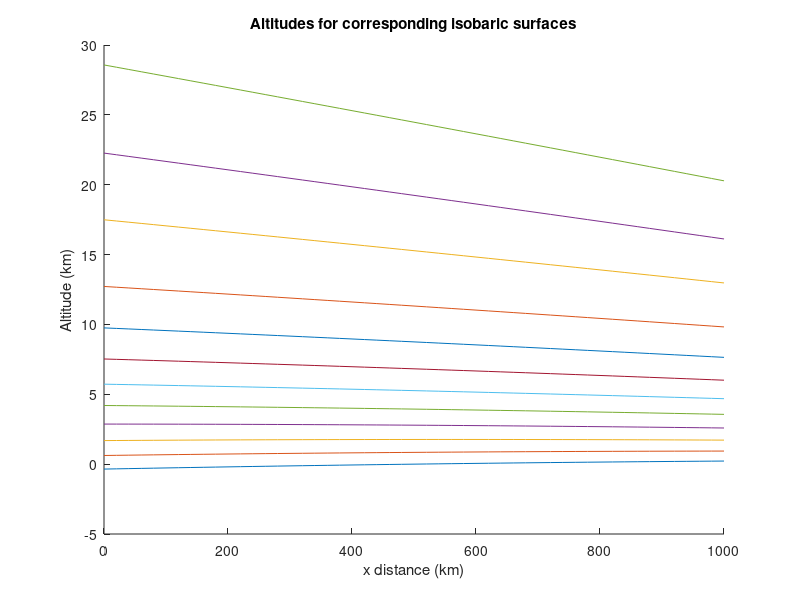

Source code (MATLAB):
clear all
close all
%% Inputs
%xkm = linspace(0,1000,1000);
%zkm = linspace(0,30,1000);
xkm = 0:20:1000;
zkm = 0:1:30;
dx = 20;
dz = 1;
pi_top = 2;
eta_c = 0.3;
a = 0.0293;
P = [100 90 80 70 60 50 40 30 20 10 5 2];
%P = P.';
%% Temperature
%This loop creates a [31,51] matrix where each row represents the
%temperatures across x for one z value
T_matrix = zeros(length(zkm),length(xkm));
for i=1:length(zkm)
    zkm_calc = zkm(i);
    if zkm_calc < 12
        T = (40 - 0.08.*xkm) - 6.5*zkm_calc + 273; %K
    else
        T = (40-0.08.*xkm) - 6.5*12 + 273; %K
    end
    T_matrix(i,:) = T;
end
%% Q1)
%Find:  On an x-z graph, plot the altitudes (km) of the following isobaric surfaces:
%100, 90, 80, 70, 60, 50, 40, 30, 20, 10, 5, 2 kPa.
%On the same plot, plot the altitude of Zground. 
%% Altitude
alt = zeros(length(P), length(xkm));
Pms1 = 95 + 0.01.*xkm;
z = 0; %corresponding to Pms1
%P(1) = Pms1;
z = -log(P(1)./Pms1)*a.*T + z;
alt(1,:)=z;
for k=2:length(P)
    if z < 12
        T = (40 - 0.08.*xkm) - 6.5*z + 273; %K
    else
        T = (40-0.08.*xkm) - 6.5*12 + 273; %K
    end
    z = -log(P(k)./P(k-1))*a.*T + z;
    alt(k,:)=z;
end
%% Plot Altitudes
figure(1)
hold on
for m=1:length(P)
    plot(xkm,alt(m,:))
    xlabel('x distance (km)');
    ylabel('Altitude (km)');
    title('Altitudes for corresponding isobaric surfaces')
end
%% Question 2
% Interpolate to find the Psurface (kPa) pressure at Zground. Namely, it is the pressure that corresponds to eta = 1.  
%This pressure that you use to find eta in exercises (3) & (4).
%% Topography
Zground=zeros(1,length(xkm));
for j=1:length(xkm)
    %xkm_calc=xkm(j);
    if 250 < xkm(j) && xkm(j) < 750
        Zground_km = 1 + cos(2*3.14159.*(xkm(j) - 500)/500);
    else
        Zground_km = 0;
    end
    Zground(1,j)=Zground_km;
end
P1 = P(1);
z1 = alt(1,:);
Psfc = zeros(1,length(xkm));
for n=i:length(xkm)
    P2 = P1*exp((z1(n) - Zground(n))/(a*T_matrix(1,n)));
    Psfc(1,n)=P2;    
end
Table = [xkm(:), Zground(:), Psfc(:)];
Table = Table.';





%% Pressure altitude
% z_matrix = zeros(length(P),length(xkm));
% for k=1:length(P)-1
%     for m=1:length(zkm)
%         z = -log(P(k+1)./P(k))*a.*T(m,:) + z;
%         z_matrix(k,:) = deltaz;
%     end
% end    
